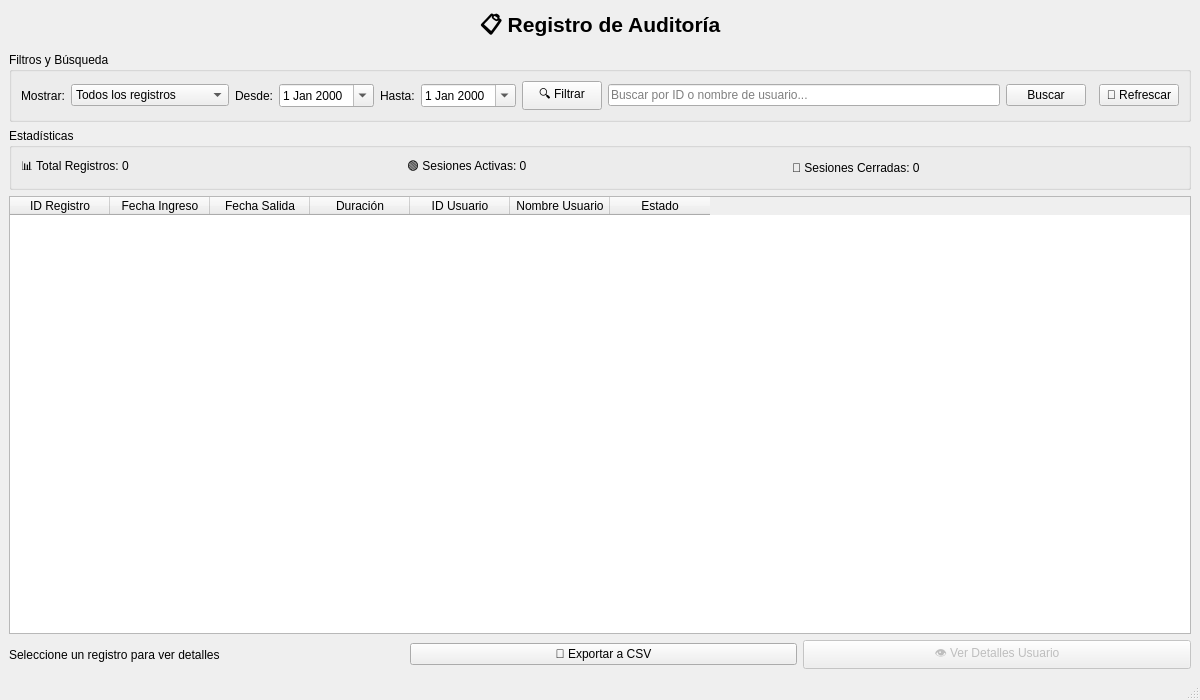
<?xml version="1.0" encoding="UTF-8"?>
<ui version="4.0">
 <class>MainWindow</class>
 <widget class="QMainWindow" name="MainWindow">
  <property name="geometry">
   <rect>
    <x>0</x>
    <y>0</y>
    <width>1200</width>
    <height>700</height>
   </rect>
  </property>
  <property name="windowTitle">
   <string>Registro de Auditoría - Ingresos y Salidas</string>
  </property>
  <widget class="QWidget" name="centralwidget">
   <layout class="QVBoxLayout" name="verticalLayout_main">
    <item>
     <widget class="QLabel" name="label_titulo">
      <property name="text">
       <string>&lt;html&gt;&lt;body&gt;&lt;p align="center"&gt;&lt;span style="font-size:16pt; font-weight:600;"&gt;📋 Registro de Auditoría&lt;/span&gt;&lt;/p&gt;&lt;/body&gt;&lt;/html&gt;</string>
      </property>
     </widget>
    </item>
    <item>
     <widget class="QGroupBox" name="groupBox_filtros">
      <property name="title">
       <string>Filtros y Búsqueda</string>
      </property>
      <layout class="QHBoxLayout" name="horizontalLayout_filtros">
       <item>
        <widget class="QLabel" name="label_filtro">
         <property name="text">
          <string>Mostrar:</string>
         </property>
        </widget>
       </item>
       <item>
        <widget class="QComboBox" name="comboBox_filtro">
         <item>
          <property name="text">
           <string>Todos los registros</string>
          </property>
         </item>
         <item>
          <property name="text">
           <string>Solo sesiones activas</string>
          </property>
         </item>
         <item>
          <property name="text">
           <string>Solo sesiones cerradas</string>
          </property>
         </item>
        </widget>
       </item>
       <item>
        <widget class="QLabel" name="label_fecha_inicio">
         <property name="text">
          <string>Desde:</string>
         </property>
        </widget>
       </item>
       <item>
        <widget class="QDateEdit" name="dateEdit_inicio">
         <property name="calendarPopup">
          <bool>true</bool>
         </property>
        </widget>
       </item>
       <item>
        <widget class="QLabel" name="label_fecha_fin">
         <property name="text">
          <string>Hasta:</string>
         </property>
        </widget>
       </item>
       <item>
        <widget class="QDateEdit" name="dateEdit_fin">
         <property name="calendarPopup">
          <bool>true</bool>
         </property>
        </widget>
       </item>
       <item>
        <widget class="QPushButton" name="pushButton_aplicar_filtro">
         <property name="text">
          <string>🔍 Filtrar</string>
         </property>
        </widget>
       </item>
       <item>
        <widget class="QLineEdit" name="lineEdit_buscar_usuario">
         <property name="placeholderText">
          <string>Buscar por ID o nombre de usuario...</string>
         </property>
        </widget>
       </item>
       <item>
        <widget class="QPushButton" name="pushButton_buscar">
         <property name="text">
          <string>Buscar</string>
         </property>
        </widget>
       </item>
       <item>
        <spacer name="horizontalSpacer">
         <property name="orientation">
          <enum>Qt::Horizontal</enum>
         </property>
        </spacer>
       </item>
       <item>
        <widget class="QPushButton" name="pushButton_refrescar">
         <property name="text">
          <string>🔄 Refrescar</string>
         </property>
        </widget>
       </item>
      </layout>
     </widget>
    </item>
    <item>
     <widget class="QGroupBox" name="groupBox_estadisticas">
      <property name="title">
       <string>Estadísticas</string>
      </property>
      <property name="maximumHeight">
       <number>80</number>
      </property>
      <layout class="QHBoxLayout" name="horizontalLayout_stats">
       <item>
        <widget class="QLabel" name="label_total_registros">
         <property name="text">
          <string>📊 Total Registros: 0</string>
         </property>
        </widget>
       </item>
       <item>
        <widget class="QLabel" name="label_sesiones_activas">
         <property name="text">
          <string>🟢 Sesiones Activas: 0</string>
         </property>
        </widget>
       </item>
       <item>
        <widget class="QLabel" name="label_sesiones_cerradas">
         <property name="text">
          <string>🔴 Sesiones Cerradas: 0</string>
         </property>
        </widget>
       </item>
       <item>
        <spacer name="horizontalSpacer_2">
         <property name="orientation">
          <enum>Qt::Horizontal</enum>
         </property>
        </spacer>
       </item>
      </layout>
     </widget>
    </item>
    <item>
     <widget class="QTableWidget" name="tableWidget_auditoria">
      <property name="editTriggers">
       <set>QAbstractItemView::NoEditTriggers</set>
      </property>
      <property name="alternatingRowColors">
       <bool>true</bool>
      </property>
      <property name="selectionBehavior">
       <enum>QAbstractItemView::SelectRows</enum>
      </property>
      <property name="selectionMode">
       <enum>QAbstractItemView::SingleSelection</enum>
      </property>
      <column>
       <property name="text">
        <string>ID Registro</string>
       </property>
      </column>
      <column>
       <property name="text">
        <string>Fecha Ingreso</string>
       </property>
      </column>
      <column>
       <property name="text">
        <string>Fecha Salida</string>
       </property>
      </column>
      <column>
       <property name="text">
        <string>Duración</string>
       </property>
      </column>
      <column>
       <property name="text">
        <string>ID Usuario</string>
       </property>
      </column>
      <column>
       <property name="text">
        <string>Nombre Usuario</string>
       </property>
      </column>
      <column>
       <property name="text">
        <string>Estado</string>
       </property>
      </column>
     </widget>
    </item>
    <item>
     <layout class="QHBoxLayout" name="horizontalLayout_botones">
      <item>
       <widget class="QLabel" name="label_info">
        <property name="text">
         <string>Seleccione un registro para ver detalles</string>
        </property>
       </widget>
      </item>
      <item>
       <spacer name="horizontalSpacer_3">
        <property name="orientation">
         <enum>Qt::Horizontal</enum>
        </property>
       </spacer>
      </item>
      <item>
       <widget class="QPushButton" name="pushButton_exportar">
        <property name="text">
         <string>📄 Exportar a CSV</string>
        </property>
       </widget>
      </item>
      <item>
       <widget class="QPushButton" name="pushButton_ver_detalles">
        <property name="enabled">
         <bool>false</bool>
        </property>
        <property name="text">
         <string>👁️ Ver Detalles Usuario</string>
        </property>
       </widget>
      </item>
     </layout>
    </item>
   </layout>
  </widget>
  <widget class="QStatusBar" name="statusbar"/>
 </widget>
 <resources/>
 <connections/>
</ui>
